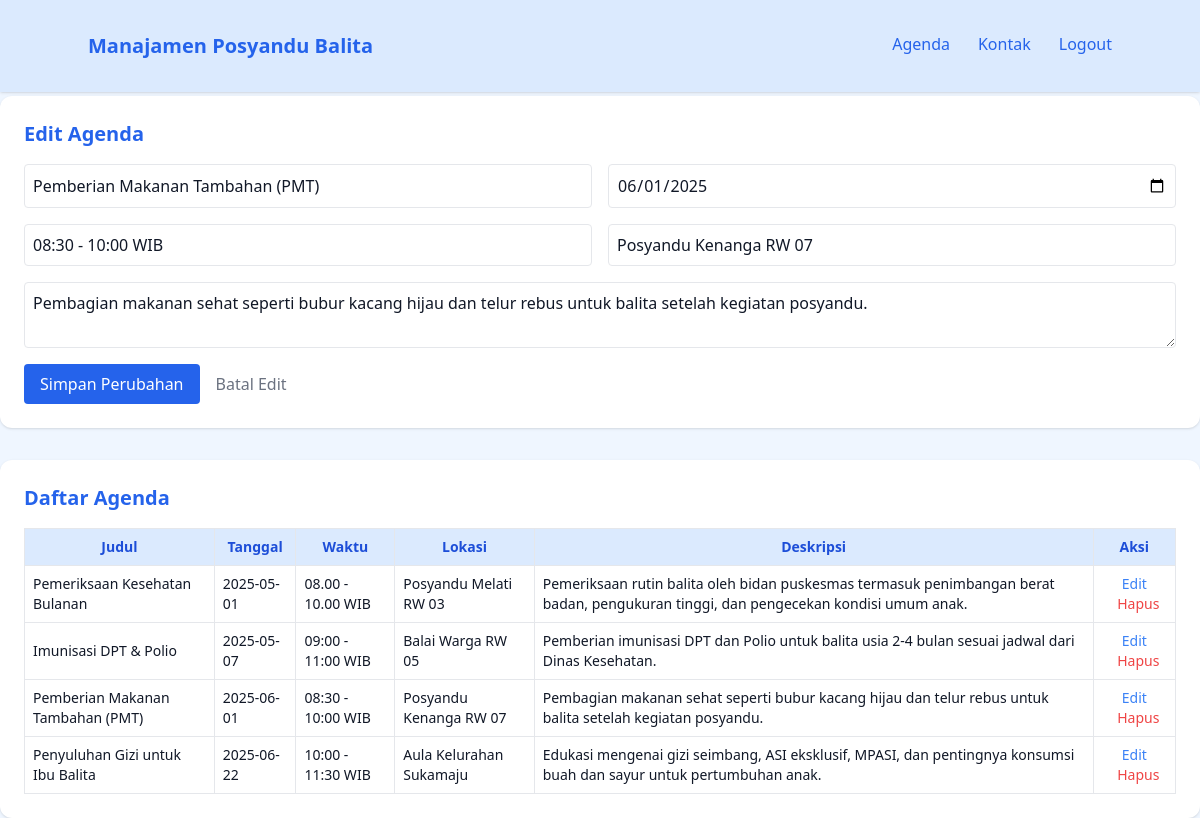
/admin/agenda_admin.php?edit=3 (signed in), run on the app's committed database.
### tables this page shows
CREATE TABLE `agenda_balita` (
  `id` int(11) NOT NULL,
  `judul` varchar(255) NOT NULL,
  `tanggal` date NOT NULL,
  `waktu` varchar(100) NOT NULL,
  `lokasi` varchar(255) NOT NULL,
  `deskripsi` text NOT NULL
);

### admin/agenda_admin.php (the view, shortened to what this page needs)
<?php include 'header.php'; ?>
<?php
include '../koneksi.php';
$editMode = false;
if (isset($_GET['edit'])) {
  $editMode = true;
  $idEdit = $_GET['edit'];
  $result = mysqli_query($conn, "SELECT * FROM agenda_balita WHERE id=$idEdit");
  $dataEdit = mysqli_fetch_assoc($result);
}
$agenda = mysqli_query($conn, "SELECT * FROM agenda_balita ORDER BY tanggal ASC");
?>
<!DOCTYPE html>
<html lang="id">
<head>
  <script src="https://cdn.tailwindcss.com"></script>
</head>
<body class="bg-blue-50 min-h-screen py-10 px-4">
    <div class="bg-white p-6 rounded-xl shadow mb-8">
      <h2 class="text-xl font-semibold text-blue-600 mb-4">
        <?= $editMode ? 'Edit Agenda' : 'Tambah Agenda Baru' ?>
      </h2>
      <form method="POST" class="grid grid-cols-1 md:grid-cols-2 gap-4">
        <input type="text" name="judul" placeholder="Judul" required class="p-2 border rounded"
          value="<?= $editMode ? htmlspecialchars($dataEdit['judul']) : '' ?>">
        <input type="date" name="tanggal" required class="p-2 border rounded"
          value="<?= $editMode ? $dataEdit['tanggal'] : '' ?>">
        <input type="text" name="waktu" placeholder="Waktu (contoh: 08:00 - 10:00 WIB)" required class="p-2 border rounded"
          value="<?= $editMode ? htmlspecialchars($dataEdit['waktu']) : '' ?>">
        <input type="text" name="lokasi" placeholder="Lokasi" required class="p-2 border rounded"
          value="<?= $editMode ? htmlspecialchars($dataEdit['lokasi']) : '' ?>">
        <textarea name="deskripsi" placeholder="Deskripsi kegiatan" required class="p-2 border rounded md:col-span-2"><?= $editMode ? htmlspecialchars($dataEdit['deskripsi']) : '' ?></textarea>
        <div class="flex gap-4 md:col-span-2">
          <button type="submit" name="<?= $editMode ? 'update' : 'tambah' ?>" class="bg-blue-600 text-white py-2 px-4 rounded hover:bg-blue-700">
            <?= $editMode ? 'Simpan Perubahan' : 'Tambah' ?>
          </button>
          <?php if ($editMode): ?>
            <a href="agenda_admin.php" class="text-gray-500 hover:underline self-center">Batal Edit</a>
          <?php endif; ?>
        </div>
      </form>
    </div>
    <div class="bg-white p-6 rounded-xl shadow">
      <h2 class="text-xl font-semibold text-blue-600 mb-4">Daftar Agenda</h2>
      <div class="overflow-x-auto">
        <table class="w-full table-auto border text-sm">
          <thead>
            <tr class="bg-blue-100 text-blue-700">
              <th class="p-2 border">Judul</th>
              <th class="p-2 border">Tanggal</th>
              <th class="p-2 border">Waktu</th>
              <th class="p-2 border">Lokasi</th>
              <th class="p-2 border">Deskripsi</th>
              <th class="p-2 border">Aksi</th>
            </tr>
          </thead>
          <tbody>
            <?php while ($row = mysqli_fetch_assoc($agenda)): ?>
              <tr>
                <td class="p-2 border"><?= htmlspecialchars($row['judul']) ?></td>
                <td class="p-2 border"><?= htmlspecialchars($row['tanggal']) ?></td>
                <td class="p-2 border"><?= htmlspecialchars($row['waktu']) ?></td>
                <td class="p-2 border"><?= htmlspecialchars($row['lokasi']) ?></td>
                <td class="p-2 border"><?= htmlspecialchars($row['deskripsi']) ?></td>
                <td class="p-2 border text-center space-x-2">
                  <a href="agenda_admin.php?edit=<?= $row['id'] ?>" class="text-blue-500 hover:underline">Edit</a>
                  <a href="agenda_admin.php?hapus=<?= $row['id'] ?>" onclick="return confirm('Yakin ingin menghapus agenda ini?')" class="text-red-500 hover:underline">Hapus</a>
                </td>
              </tr>
            <?php endwhile; ?>
          </tbody>
        </table>
      </div>
    </div>
</body>
</html>

### data on the page
agenda_balita: judul "Pemberian Makanan Tambahan (PMT)", tanggal "06/01/2025", waktu "08:30 - 10:00 WIB", lokasi "Posyandu Kenanga RW 07", deskripsi "Pembagian makanan sehat seperti bubur kacang hijau dan telur rebus untuk balita setelah kegiatan posyandu.", tanggal "2025-06-01"
agenda_balita: judul "Pemeriksaan Kesehatan Bulanan", tanggal "2025-05-01", waktu "08.00 - 10.00 WIB", lokasi "Posyandu Melati RW 03", deskripsi "Pemeriksaan rutin balita oleh bidan puskesmas termasuk penimbangan berat badan, pengukuran tinggi, dan pengecekan kondisi umum anak."
agenda_balita: judul "Imunisasi DPT & Polio", tanggal "2025-05-07", waktu "09:00 - 11:00 WIB", lokasi "Balai Warga RW 05", deskripsi "Pemberian imunisasi DPT dan Polio untuk balita usia 2-4 bulan sesuai jadwal dari Dinas Kesehatan."
agenda_balita: judul "Penyuluhan Gizi untuk Ibu Balita", tanggal "2025-06-22", waktu "10:00 - 11:30 WIB", lokasi "Aula Kelurahan Sukamaju", deskripsi "Edukasi mengenai gizi seimbang, ASI eksklusif, MPASI, dan pentingnya konsumsi buah dan sayur untuk pertumbuhan anak."
